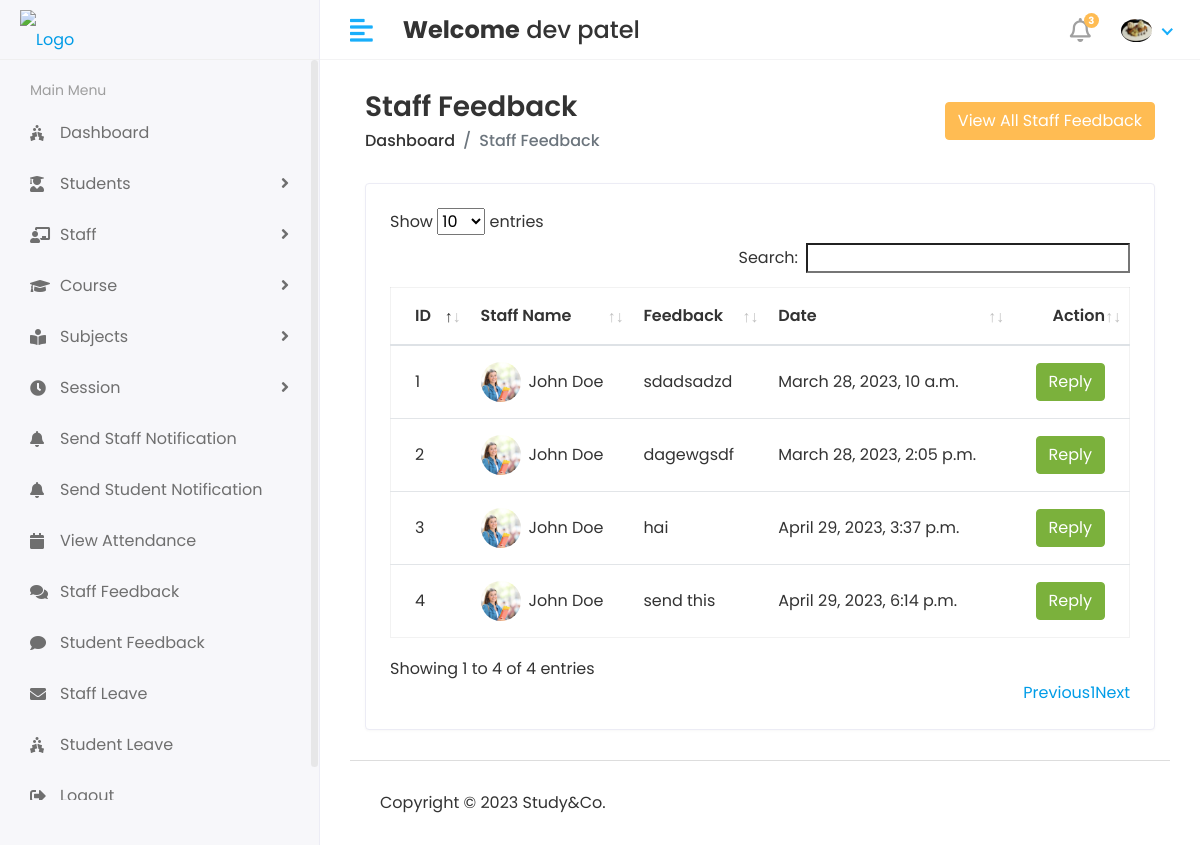
/Hod/Staff/feedback (signed in), run on an earlier commit of the app's database.
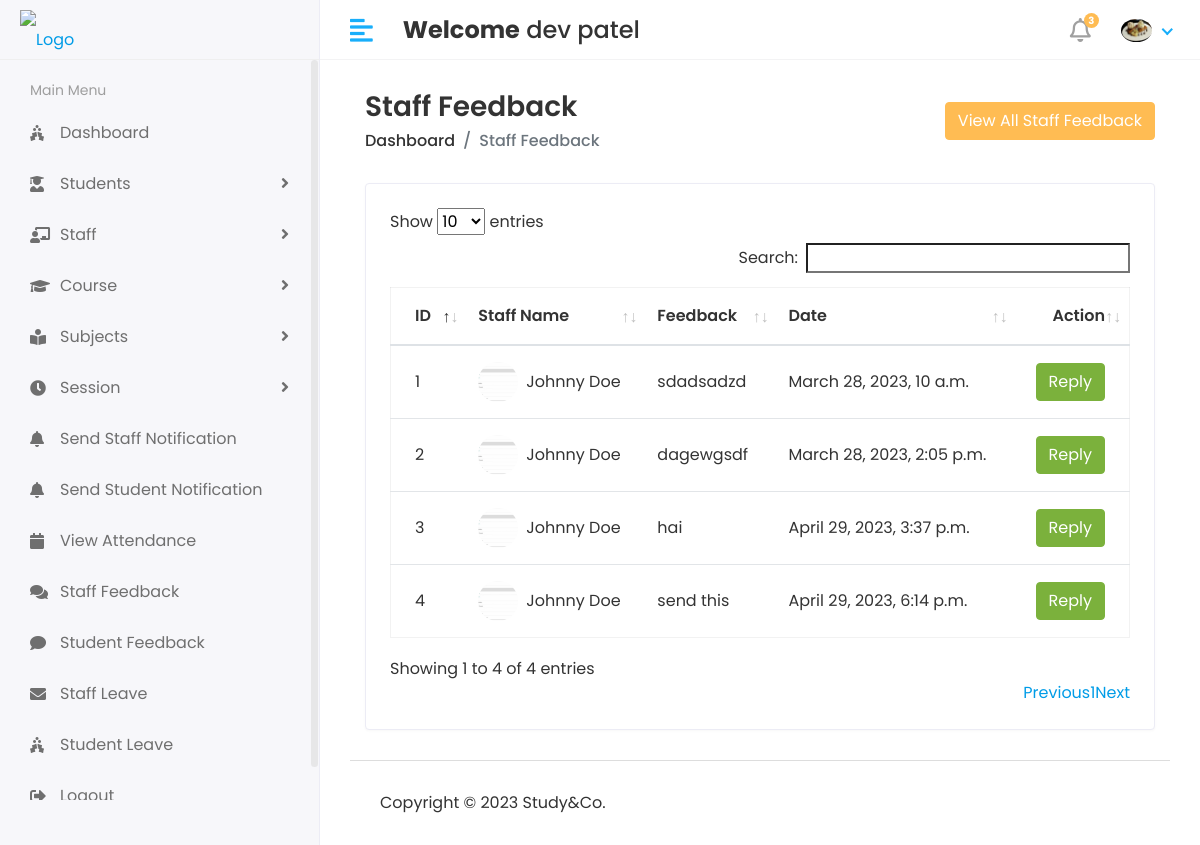
And on a later commit of the database.
### StudyApp/models.py (models this page shows, shortened)
class CustomUser(AbstractUser):
    USER = (
        (1,'HOD'),
        (2,'STAFF'),
        (3,'STUDENT'),
    )
    user_type = models.CharField(choices=USER,max_length=50,default=1)
    profile_pic = models.ImageField(upload_to='media/profile_pic')

class Staff_Feedback(models.Model):
    staff_id = models.ForeignKey(Staff,on_delete=models.CASCADE)
    feedback = models.TextField()
    feedback_reply = models.TextField()
    status = models.IntegerField(default=0)
    created_at = models.DateTimeField(auto_now_add=True)
    updated_at = models.DateTimeField(auto_now_add=True)

class Staff(models.Model):
    admin = models.OneToOneField(CustomUser,on_delete=models.CASCADE)
    address = models.TextField()
    gender = models.CharField(max_length=100)
    created_at = models.DateTimeField(auto_now_add=True)
    updated_at = models.DateTimeField(auto_now=True)

### StudyGo/Hod_Views.py (the view)
# urls.py: path('Hod/Staff/feedback',Hod_Views.STAFF_FEEDBACK,name='staff_feedback_reply'),
@login_required(login_url='/')
def STAFF_FEEDBACK(request):
    feedback = Staff_Feedback.objects.all()
    feedback_history = Staff_Feedback.objects.all().order_by('-id')[0:5]
    context = {
        'feedback':feedback,
        'feedback_history':feedback_history,
    }
    return render(request,'Hod/staff_feedback.html',context)

### templates/Hod/staff_feedback.html (shortened to what this page needs)
{% extends 'base.html' %}
{% block content %}
<div class="content container-fluid">
    <div class="page-header">
      <div class="row align-items-center">
        <div class="col">
          <h3 class="page-title">Staff Feedback</h3>
          <ul class="breadcrumb">
            <li class="breadcrumb-item"><a href="index.html">Dashboard</a></li>
            <li class="breadcrumb-item active">Staff Feedback</li>
          </ul>
        </div>
        <div class="col-auto text-right float-right ml-auto">
          <button
            type="button"
            class="btn btn-primary"
            data-toggle="modal"
            data-target="#exampleModalCenter"
          >
            View All Staff Feedback
          </button>
        </div>
      </div>
    </div>
    <div class="row">
      <div class="col-sm-12">
        <div class="card card-table">
          <div class="card-body">
            <div class="table-responsive">
              <table id="table_id" class="table table-hover table-center mb-0">
                <thead>
                  <tr>
                    <th>ID</th>
                    <th>Staff Name</th>
                    <th>Feedback</th>
                    <th>Date</th>
                    <th class="text-right">Action</th>
                  </tr>
                </thead>
                <tbody>
                  {% for i in feedback %}
                  <tr>
                    <td>{{i.id}}</td>
                    <td>
                      <h2 class="table-avatar">
                        <a href="#" class="avatar avatar-sm mr-2"
                          ><img
                            class="avatar-img rounded-circle"
                            src="/{{i.staff_id.admin.profile_pic}}"
                            alt="User Image"
                        /></a>
                        <a href="#"
                          >{{i.staff_id.admin.first_name}} {{i.staff_id.admin.last_name}}</a
                        >
                      </h2>
                    </td>
                    <td>{{i.feedback}}</td>
                    <td>{{i.created_at}}</td>
                    <td class="text-right">
                      <button
                        type="button"
                        class="btn btn-success"
                        data-toggle="modal"
                        data-target="#sendnotification-{{forloop.counter}}"
                      >
                        Reply
                      </button>
                    </td>
                  </tr>
                  {% endfor %}
                </tbody>
              </table>
            </div>
          </div>
        </div>
      </div>
    </div>
  </div>
{% endblock content %}

### templates/base.html (shortened to what this page needs)
{% load static %}
<!DOCTYPE html>
<html lang="en">
  <head>
    <link
      rel="stylesheet"
      href="{% static 'assets/plugins/bootstrap/css/bootstrap.min.css' %}"
    />
    <link
      rel="stylesheet"
      href="{% static 'assets/plugins/fontawesome/css/fontawesome.min.css' %}"
    />
    <link
      rel="stylesheet"
      href="{% static 'assets/plugins/fontawesome/css/all.min.css' %}"
    />
    <link rel="stylesheet" href="{% static 'assets/css/style.css' %}" />
    <link rel="stylesheet" href="{% static 'assets/plugins/datatables/datatables.min.css' %}">
  </head>
  <body>
    <div class="main-wrapper">
      {% include 'includes/header.html' %} {% include 'includes/sidebar.html' %}
      <div class="page-wrapper">
        <div class="content container-fluid">
         {% block content %}{% endblock content %}
          {% include 'includes/footer.html' %}
         </div>
    </div>
  </body>
</html>

### templates/includes/header.html (shortened to what this page needs)
{% load static %}
<div class="header">
  <div class="header-left">
    <a href="index.html" class="logo">
      <img src="#" alt="Logo" />
    </a>
  </div>
  <a href="javascript:void(0);" id="toggle_btn">
    <i class="fas fa-align-left"></i>
  </a>
  <div class="top-nav-search mt-3">
    <h4>
      <strong>Welcome</strong
      ><span> {{user.first_name}} {{user.last_name}} </span>
    </h4>
  </div>
  <ul class="nav user-menu">
    <li class="nav-item dropdown noti-dropdown">
      <a href="#" class="dropdown-toggle nav-link" data-toggle="dropdown">
        <i class="far fa-bell"></i>
        <span class="badge badge-pill">3</span>
      </a>
    </li>
    <li class="nav-item dropdown has-arrow">
      <a href="#" class="dropdown-toggle nav-link" data-toggle="dropdown">
        {% if user.profile_pic == "" %}
        <span class="user-img"
          ><img
            class="rounded-circle"
            src="{% static 'assets/img/noimg.jpg' %}"
            width="31"
            alt="Ryan Taylor"
        /></span>
        {% else %}
        <span class="user-img"
          ><img
            class="rounded-circle"
            src="/{{user.profile_pic}}"
            width="31"
            alt="Ryan Taylor"
        /></span>
        {% endif %}
      </a>
    </li>
  </ul>
</div>

### templates/includes/sidebar.html (shortened to what this page needs)
<div class="sidebar" id="sidebar">
  <div class="sidebar-inner slimscroll">
    <div id="sidebar-menu" class="sidebar-menu">
      {% if user.user_type == '1' %}
      <ul>
        <li class="menu-title">
          <span>Main Menu</span>
        </li>
        <li>
          <a href="{% url 'hod_home' %}"
            ><i class="fas fa-holly-berry"></i> <span>Dashboard</span></a
          >
        </li>
        <li class="submenu">
          <a href="#"
            ><i class="fas fa-user-graduate"></i> <span> Students</span>
            <span class="menu-arrow"></span
          ></a>
        </li>
        <li class="submenu">
          <a href="#"
            ><i class="fas fa-chalkboard-teacher"></i> <span> Staff</span>
            <span class="menu-arrow"></span
          ></a>
        </li>
        <li class="submenu">
          <a href="#"
            ><i class="fa fa-graduation-cap"></i> <span> Course</span>
            <span class="menu-arrow"></span
          ></a>
        </li>
        <li class="submenu">
          <a href="#"
            ><i class="fas fa-book-reader"></i> <span> Subjects</span>
            <span class="menu-arrow"></span
          ></a>
        </li>
        <li class="submenu">
          <a href="#"
            ><i class="fas fa-clock"></i> <span> Session</span>
            <span class="menu-arrow"></span
          ></a>
        </li>
        <li>
          <a href="{% url 'staff_send_notification' %}"
            ><i class="fa fa-bell"></i> <span>Send Staff Notification</span></a
          >
        </li>
        <li>
          <a href="{% url 'student_send_notification' %}"
            ><i class="fa fa-bell"></i> <span>Send Student Notification</span></a
          >
        </li>
        <li>
          <a href="{% url 'view_attendance' %}"
            ><i class="fa fa-calendar"></i> <span>View Attendance</span></a
          >
        </li>
        <li>
          <a href="{% url 'staff_feedback_reply' %}"
            ><i class="fas fa-comments"></i> <span>Staff Feedback</span></a
          >
        </li>
        <li>
          <a href="{% url 'get_student_feedback' %}"
            ><i class="fas fa-comment"></i> <span>Student Feedback</span></a
          >
        </li>
        <li>
          <a href="{% url 'staff_leave_view' %}"
            ><i class="fas fa-envelope"></i> <span>Staff Leave</span></a
          >
        </li>
        <li>
          <a href="{% url 'student_leave_view' %}"
            ><i class="fas fa-holly-berry"></i> <span>Student Leave</span></a
          >
        </li>
        <li>
          <a href="{% url 'logout' %}"
            ><i class="fa fa-sign-out-alt"></i> <span>Logout</span></a
          >
        </li>
      </ul>
      {% endif %}
    </div>
  </div>
</div>

### templates/includes/footer.html
<footer>
  <p>Copyright © 2023 Study&Co.</p>
</footer>

What changed in the data, as far as the page shows it:
changed through a linked row, Staff_Feedback "sdadsadzd": staff_id.admin.profile_pic: a different picture; staff_id.admin.first_name "John" → "Johnny"
changed through a linked row, Staff_Feedback "dagewgsdf": staff_id.admin.profile_pic: a different picture; staff_id.admin.first_name "John" → "Johnny"
changed through a linked row, Staff_Feedback "hai": staff_id.admin.profile_pic: a different picture; staff_id.admin.first_name "John" → "Johnny"
changed through a linked row, Staff_Feedback "send this": staff_id.admin.profile_pic: a different picture; staff_id.admin.first_name "John" → "Johnny"
